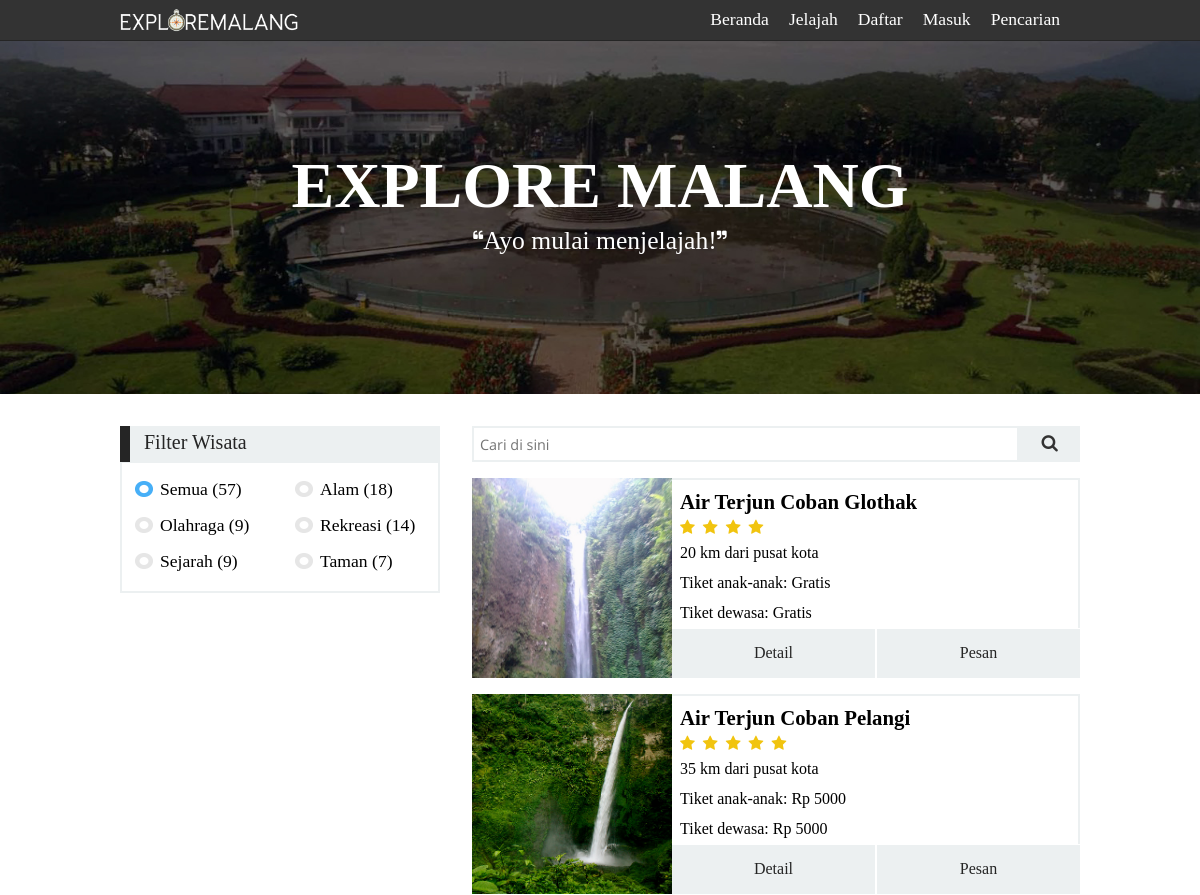
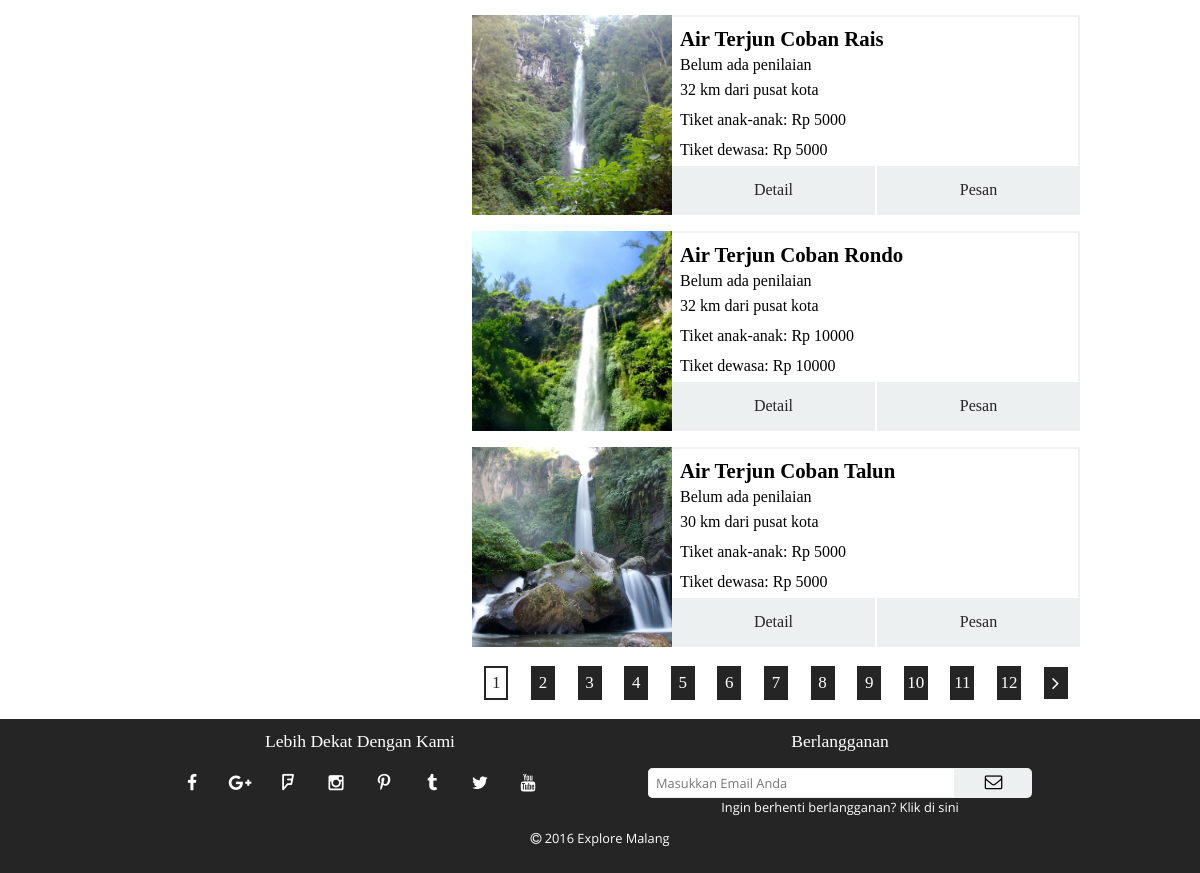
Screenshot of /explore.php with the database file from the repository (2 pictures, top to bottom).
### tables this page shows
CREATE TABLE `tb_place` (
  `idplace` int(3) NOT NULL AUTO_INCREMENT,
  `name` varchar(50) NOT NULL,
  `description` text NOT NULL,
  `picture` varchar(50) NOT NULL DEFAULT 'css/img/place/',
  `category` enum('sport','park','recreation','history','nature') NOT NULL DEFAULT 'nature',
  `pricekid` int(10) NOT NULL DEFAULT '0',
  `priceadult` int(10) NOT NULL DEFAULT '0',
  `distance` int(3) NOT NULL DEFAULT '0',
  PRIMARY KEY (`idplace`)
);

### explore.php (the view, shortened to what the rows shown need)
<?php
    require 'template/template-upper.php';
    $tbl_name="tb_place";
?>
<link rel="stylesheet" type="text/css" href="css/explore.css">
<div id="explore-container">
    <table cellpadding="0" cellspacing="0">
        <tr>
            <td id="table-right">
                <?php
                    if (isset($_GET['search'])==true) {
                        $search=$_GET['search'];
                        $querys="SELECT * FROM $tbl_name WHERE name LIKE '%$search%'";
                        $result=mysql_query($querys);
                        $counting =mysql_num_rows($result);
                        if ($counting>0){
                            echo '<h5>';
                            echo 'Menampilkan hasil pencarian untuk: ';
                            echo $_GET['search'];
                            echo '</h5>';
                        }
                        else {
                            echo '<h5>';
                            echo 'Tidak menemukan hasil untuk pencarian: ';
                            echo $_GET['search'];
                            echo '</h5>';
                        }
                    }
                    else if (isset($_GET['category'])==false) {
                        $querys="SELECT * FROM $tbl_name";
                    }
                    $result=mysql_query($querys);
                    $count = 1;
                    while ($row = mysql_fetch_array($result)){
                        echo '<div class="place-content">';
                        echo '<table cellpadding="0" cellspacing="0">';
                        echo '<tr>';
                        echo '<td class="picture-column" rowspan="6">';
                        echo '<img src="';
                        echo $row["picture"];
                        echo '">';
                        echo '</td>';
                        echo '<td class="name-column">';
                        echo '<h6>';
                        echo $row["name"];
                        echo '</h6>';
                        echo '</td>';
                        echo '</tr>';
                        echo '<tr>';
                        echo '<td class="rating-column">';
                        $tbl_name2 = "tb_review";
                        $ids = $row["idplace"];
                        $rating="SELECT * FROM $tbl_name2 WHERE idplace=$ids";
                        $result2=mysql_query($rating);
                        $count2=mysql_num_rows($result2);
                        if ($count2==0){
                            echo '<p>Belum ada penilaian</p>';
                        }
                        else {
                            $ratingsum=0;
                            while ($row2 = mysql_fetch_array($result2)){
                                $ratingsum = $ratingsum + $row2["rating"];
                            }
                            $average = $ratingsum / $count2;
                            for ($ups = 1; $ups <= $average; $ups++){
                                echo '<p><i class="fa fa-star"></i></p>';
                            }
                        }
                        echo '</td>';
                        echo '</tr>';
                        echo '<tr>';
                        echo '<td class="distance-column">';
                        echo '<p> ';
                        echo $row["distance"];
                        echo ' km dari pusat kota</p>';
                        echo '</td>';
                        echo '</tr>';
                        echo '<tr>';
                        echo '<td class="price1-column">';
                        if ($row["pricekid"]==0){
                            echo '<p>Tiket anak-anak: Gratis';
                        }
                        else {
                            echo '<p>Tiket anak-anak: Rp ';
                            echo $row["pricekid"];
                            echo '</p>';
                        }
                        echo '</td>';
                        echo '</tr>';
                        echo '<tr>';
                        echo '<td class="price2-column">';
                        if ($row["priceadult"]==0){
                            echo '<p>Tiket dewasa: Gratis';
                        }
                        else {
                            echo '<p>Tiket dewasa: Rp ';
                            echo $row["priceadult"];
                            echo '</p>';
                        }
                        echo '</td>';
                        echo '</tr>';
                        echo '<tr>';
                        echo '<td class="button-column unselectable">';
                        echo '<a href="places.php?id=';
                        echo $row["idplace"];
                        echo '">';
                        echo '<p id="detail">Detail</p>';
                        echo '</a>';
                        if (($row["priceadult"]==0)&&($row["pricekid"]==0)){
                            echo '<label for="no-need-pay-check">';
                            echo '<a>';
                            echo '<p>';
                            echo 'Pesan';
                            echo '</p>';
                            echo '</a>';
                            echo '</label>';
                        }
                        else {
                            echo '<a href="reservation.php?id=';
                            echo $row["idplace"];
                            echo '">';
                            echo '<p>Pesan</p>';
                            echo '</a>';
                        }
                        echo '</td>';
                        echo '</tr>';
                        echo '</table>';
                        echo '</div>';
                        if (isset($_GET['page'])==true) {
                            $max = $limit + 5;
                            if ($count == $max){
                                break;
                            }
                            else{
                                $count++;
                            }
                        }
                        else {
                            if ($count==5){
                                break;
                            }
                            else{
                                $count++;
                            }
                        }
                    }
                ?>
            </td>
        </tr>
    </table>
</div>
<?php
    require 'template/template-footer.php';
?>

### rows the page displays
tb_place: picture (picture), name "Air Terjun Coban Glothak", distance "20", pricekid "Tiket anak-anak: Gratis", priceadult "Tiket dewasa: Gratis"
tb_place: picture (picture), name "Air Terjun Coban Pelangi", distance "35", pricekid "5000", priceadult "5000"
tb_place: picture (picture), name "Air Terjun Coban Rais", shows "Belum ada penilaian", distance "32", pricekid "5000", priceadult "5000"
tb_place: picture (picture), name "Air Terjun Coban Rondo", shows "Belum ada penilaian", distance "32", pricekid "10000", priceadult "10000"
tb_place: picture (picture), name "Air Terjun Coban Talun", shows "Belum ada penilaian", distance "30", pricekid "5000", priceadult "5000"

### other values shown
$count "57"
$count "18"
$count "9"
$count "14"
$count "7"
$counter+1 "12"
